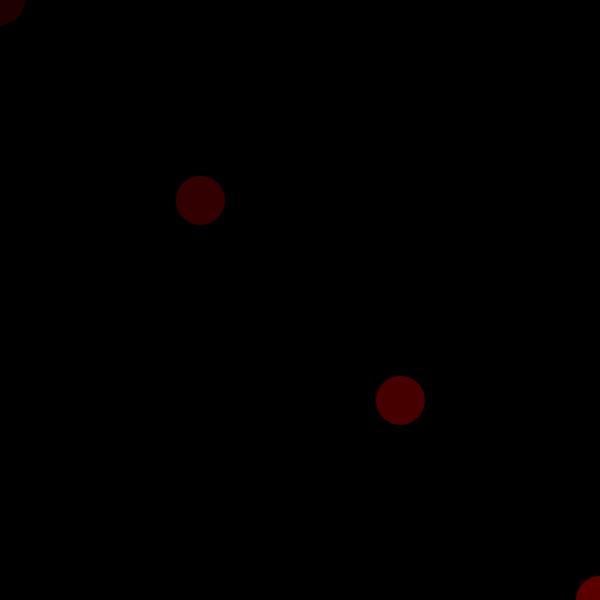
Frame 1 (no input)
Frame 60 (the mouse pressed at the canvas centre just before this capture): identical to frame 1, image omitted
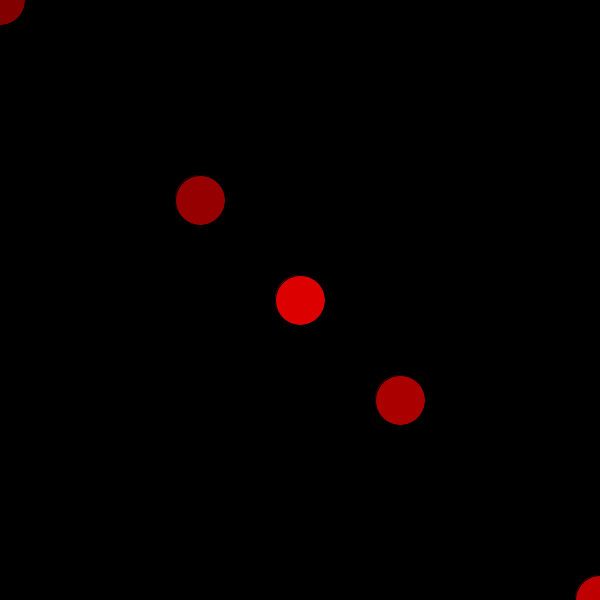
Frame 120 (the mouse held since frame 60 and released just before this capture)

The Processing sketch that drew these frames (run headless with seeded random() and noise(); from frame 60 on, the mouse is pressed at the canvas centre):

// Processing sketch: drawellipse
// ── drawellipse.pde
int a = 0;
void setup(){
  size(600,600);
  background(0);
  smooth();
}

void draw(){
  if (mousePressed){
  a=a+5;
  background(0);
  drawEllipse(a,height/2,220);
  drawEllipse(0,0,130);
  drawEllipse(200,200,150);
  drawEllipse(400,400,170);
  drawEllipse(600,600,190);
  }
  else {
  a=0;
  background(0);
  drawEllipse(0,0,30);
  drawEllipse(200,200,50);
  drawEllipse(400,400,70);
  drawEllipse(600,600,90);
  }
}

void drawEllipse(float x,float y,float r){
  fill(r,0,0);
  ellipse(x,y,50,50);
}
